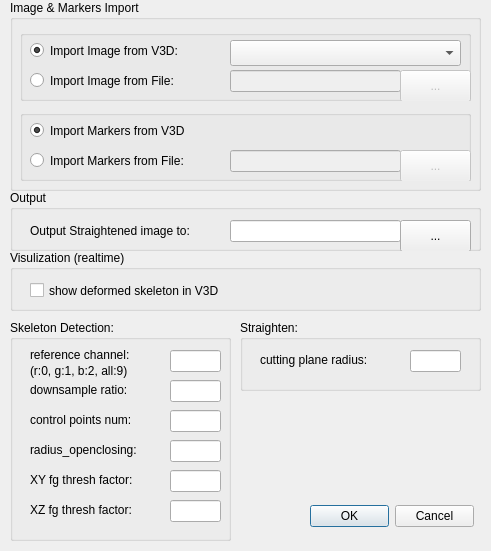
<?xml version="1.0" encoding="UTF-8"?>
<ui version="4.0">
 <class>ParaDialog</class>
 <widget class="QDialog" name="ParaDialog">
  <property name="enabled">
   <bool>true</bool>
  </property>
  <property name="geometry">
   <rect>
    <x>0</x>
    <y>0</y>
    <width>491</width>
    <height>551</height>
   </rect>
  </property>
  <property name="windowTitle">
   <string>C.elegans Straighten</string>
  </property>
  <widget class="QDialogButtonBox" name="buttonBox">
   <property name="geometry">
    <rect>
     <x>310</x>
     <y>500</y>
     <width>164</width>
     <height>32</height>
    </rect>
   </property>
   <property name="layoutDirection">
    <enum>Qt::LeftToRight</enum>
   </property>
   <property name="orientation">
    <enum>Qt::Horizontal</enum>
   </property>
   <property name="standardButtons">
    <set>QDialogButtonBox::Cancel|QDialogButtonBox::Ok</set>
   </property>
  </widget>
  <widget class="QGroupBox" name="groupBox">
   <property name="geometry">
    <rect>
     <x>20</x>
     <y>30</y>
     <width>451</width>
     <height>71</height>
    </rect>
   </property>
   <property name="title">
    <string/>
   </property>
   <widget class="QRadioButton" name="radioButton_imgv3d">
    <property name="geometry">
     <rect>
      <x>10</x>
      <y>10</y>
      <width>201</width>
      <height>21</height>
     </rect>
    </property>
    <property name="text">
     <string>Import Image from V3D:</string>
    </property>
    <property name="checked">
     <bool>true</bool>
    </property>
   </widget>
   <widget class="QRadioButton" name="radioButton_imgfile">
    <property name="geometry">
     <rect>
      <x>10</x>
      <y>40</y>
      <width>201</width>
      <height>21</height>
     </rect>
    </property>
    <property name="text">
     <string>Import Image from File:</string>
    </property>
    <property name="checked">
     <bool>false</bool>
    </property>
   </widget>
   <widget class="QLineEdit" name="lineEdit_imfile">
    <property name="enabled">
     <bool>false</bool>
    </property>
    <property name="geometry">
     <rect>
      <x>210</x>
      <y>40</y>
      <width>171</width>
      <height>22</height>
     </rect>
    </property>
   </widget>
   <widget class="QComboBox" name="comboBox_imgv3d">
    <property name="enabled">
     <bool>true</bool>
    </property>
    <property name="geometry">
     <rect>
      <x>210</x>
      <y>10</y>
      <width>231</width>
      <height>26</height>
     </rect>
    </property>
   </widget>
   <widget class="QPushButton" name="pushButton_imgfile">
    <property name="enabled">
     <bool>false</bool>
    </property>
    <property name="geometry">
     <rect>
      <x>380</x>
      <y>40</y>
      <width>71</width>
      <height>32</height>
     </rect>
    </property>
    <property name="text">
     <string>...</string>
    </property>
   </widget>
  </widget>
  <widget class="QGroupBox" name="groupBox_2">
   <property name="geometry">
    <rect>
     <x>20</x>
     <y>110</y>
     <width>451</width>
     <height>71</height>
    </rect>
   </property>
   <property name="title">
    <string/>
   </property>
   <widget class="QRadioButton" name="radioButton_markerv3d">
    <property name="enabled">
     <bool>true</bool>
    </property>
    <property name="geometry">
     <rect>
      <x>10</x>
      <y>10</y>
      <width>221</width>
      <height>21</height>
     </rect>
    </property>
    <property name="text">
     <string>Import Markers from V3D</string>
    </property>
    <property name="checked">
     <bool>true</bool>
    </property>
   </widget>
   <widget class="QRadioButton" name="radioButton_markerfile">
    <property name="geometry">
     <rect>
      <x>10</x>
      <y>40</y>
      <width>211</width>
      <height>21</height>
     </rect>
    </property>
    <property name="text">
     <string>Import Markers from File:</string>
    </property>
    <property name="checked">
     <bool>false</bool>
    </property>
   </widget>
   <widget class="QLineEdit" name="lineEdit_markerfile">
    <property name="enabled">
     <bool>false</bool>
    </property>
    <property name="geometry">
     <rect>
      <x>210</x>
      <y>40</y>
      <width>171</width>
      <height>22</height>
     </rect>
    </property>
   </widget>
   <widget class="QPushButton" name="pushButton_markerfile">
    <property name="enabled">
     <bool>false</bool>
    </property>
    <property name="geometry">
     <rect>
      <x>380</x>
      <y>40</y>
      <width>71</width>
      <height>32</height>
     </rect>
    </property>
    <property name="text">
     <string>...</string>
    </property>
   </widget>
  </widget>
  <widget class="QGroupBox" name="groupBox_3">
   <property name="geometry">
    <rect>
     <x>10</x>
     <y>0</y>
     <width>471</width>
     <height>191</height>
    </rect>
   </property>
   <property name="title">
    <string>Image &amp;&amp; Markers Import</string>
   </property>
  </widget>
  <widget class="QGroupBox" name="groupBox_4">
   <property name="geometry">
    <rect>
     <x>10</x>
     <y>320</y>
     <width>221</width>
     <height>221</height>
    </rect>
   </property>
   <property name="title">
    <string>Skeleton Detection:</string>
   </property>
   <widget class="QLineEdit" name="lineEdit_refchannel">
    <property name="geometry">
     <rect>
      <x>160</x>
      <y>30</y>
      <width>51</width>
      <height>22</height>
     </rect>
    </property>
   </widget>
   <widget class="QLabel" name="label_refchannel">
    <property name="geometry">
     <rect>
      <x>20</x>
      <y>25</y>
      <width>141</width>
      <height>20</height>
     </rect>
    </property>
    <property name="text">
     <string>reference channel:</string>
    </property>
   </widget>
   <widget class="QLabel" name="label_downsampleratio">
    <property name="geometry">
     <rect>
      <x>20</x>
      <y>60</y>
      <width>141</width>
      <height>20</height>
     </rect>
    </property>
    <property name="text">
     <string>downsample ratio:</string>
    </property>
   </widget>
   <widget class="QLabel" name="label_temperature_ini">
    <property name="geometry">
     <rect>
      <x>20</x>
      <y>90</y>
      <width>141</width>
      <height>20</height>
     </rect>
    </property>
    <property name="text">
     <string>control points num:</string>
    </property>
   </widget>
   <widget class="QLabel" name="label_temperature_min">
    <property name="geometry">
     <rect>
      <x>20</x>
      <y>120</y>
      <width>151</width>
      <height>20</height>
     </rect>
    </property>
    <property name="text">
     <string>radius_openclosing:</string>
    </property>
   </widget>
   <widget class="QLabel" name="label_annealingrate">
    <property name="geometry">
     <rect>
      <x>20</x>
      <y>150</y>
      <width>151</width>
      <height>20</height>
     </rect>
    </property>
    <property name="text">
     <string>XY fg thresh factor:</string>
    </property>
   </widget>
   <widget class="QLabel" name="label_iter_pertemp">
    <property name="geometry">
     <rect>
      <x>20</x>
      <y>180</y>
      <width>141</width>
      <height>20</height>
     </rect>
    </property>
    <property name="text">
     <string>XZ fg thresh factor:</string>
    </property>
   </widget>
   <widget class="QLineEdit" name="lineEdit_downsampleratio">
    <property name="geometry">
     <rect>
      <x>160</x>
      <y>60</y>
      <width>51</width>
      <height>22</height>
     </rect>
    </property>
   </widget>
   <widget class="QLineEdit" name="lineEdit_ctlpts_num">
    <property name="geometry">
     <rect>
      <x>160</x>
      <y>90</y>
      <width>51</width>
      <height>22</height>
     </rect>
    </property>
   </widget>
   <widget class="QLineEdit" name="lineEdit_radius_openclose">
    <property name="geometry">
     <rect>
      <x>160</x>
      <y>120</y>
      <width>51</width>
      <height>22</height>
     </rect>
    </property>
   </widget>
   <widget class="QLineEdit" name="lineEdit_fgthresh_xy">
    <property name="geometry">
     <rect>
      <x>160</x>
      <y>150</y>
      <width>51</width>
      <height>22</height>
     </rect>
    </property>
   </widget>
   <widget class="QLineEdit" name="lineEdit_fgthresh_xz">
    <property name="geometry">
     <rect>
      <x>160</x>
      <y>180</y>
      <width>51</width>
      <height>22</height>
     </rect>
    </property>
   </widget>
   <widget class="QLabel" name="label">
    <property name="geometry">
     <rect>
      <x>20</x>
      <y>41</y>
      <width>131</width>
      <height>20</height>
     </rect>
    </property>
    <property name="text">
     <string>(r:0, g:1, b:2, all:9)</string>
    </property>
   </widget>
  </widget>
  <widget class="QGroupBox" name="groupBox_5">
   <property name="geometry">
    <rect>
     <x>240</x>
     <y>320</y>
     <width>241</width>
     <height>71</height>
    </rect>
   </property>
   <property name="title">
    <string>Straighten:</string>
   </property>
   <widget class="QLabel" name="label_refchannel_2">
    <property name="geometry">
     <rect>
      <x>20</x>
      <y>30</y>
      <width>151</width>
      <height>20</height>
     </rect>
    </property>
    <property name="text">
     <string>cutting plane radius:</string>
    </property>
   </widget>
   <widget class="QLineEdit" name="lineEdit_radius_cuttingplane">
    <property name="geometry">
     <rect>
      <x>170</x>
      <y>30</y>
      <width>51</width>
      <height>22</height>
     </rect>
    </property>
   </widget>
  </widget>
  <widget class="QGroupBox" name="groupBox_8">
   <property name="geometry">
    <rect>
     <x>10</x>
     <y>190</y>
     <width>471</width>
     <height>61</height>
    </rect>
   </property>
   <property name="title">
    <string>Output</string>
   </property>
   <widget class="QLabel" name="label_12">
    <property name="geometry">
     <rect>
      <x>20</x>
      <y>30</y>
      <width>201</width>
      <height>21</height>
     </rect>
    </property>
    <property name="text">
     <string>Output Straightened image to:</string>
    </property>
   </widget>
   <widget class="QLineEdit" name="lineEdit_strimg_output">
    <property name="geometry">
     <rect>
      <x>220</x>
      <y>30</y>
      <width>171</width>
      <height>22</height>
     </rect>
    </property>
   </widget>
   <widget class="QPushButton" name="pushButton_strimg_output">
    <property name="geometry">
     <rect>
      <x>390</x>
      <y>30</y>
      <width>71</width>
      <height>32</height>
     </rect>
    </property>
    <property name="text">
     <string>...</string>
    </property>
   </widget>
  </widget>
  <widget class="QGroupBox" name="groupBox_9">
   <property name="geometry">
    <rect>
     <x>10</x>
     <y>250</y>
     <width>471</width>
     <height>61</height>
    </rect>
   </property>
   <property name="title">
    <string>Visulization (realtime)</string>
   </property>
   <widget class="QCheckBox" name="checkBox_showV3D_pts">
    <property name="geometry">
     <rect>
      <x>20</x>
      <y>30</y>
      <width>281</width>
      <height>21</height>
     </rect>
    </property>
    <property name="text">
     <string>show deformed skeleton in V3D</string>
    </property>
   </widget>
  </widget>
  <zorder>groupBox_3</zorder>
  <zorder>buttonBox</zorder>
  <zorder>groupBox</zorder>
  <zorder>groupBox_2</zorder>
  <zorder>groupBox_4</zorder>
  <zorder>groupBox_5</zorder>
  <zorder>groupBox_8</zorder>
  <zorder>groupBox_9</zorder>
 </widget>
 <resources/>
 <connections>
  <connection>
   <sender>buttonBox</sender>
   <signal>accepted()</signal>
   <receiver>ParaDialog</receiver>
   <slot>accept()</slot>
   <hints>
    <hint type="sourcelabel">
     <x>310</x>
     <y>500</y>
    </hint>
    <hint type="destinationlabel">
     <x>157</x>
     <y>274</y>
    </hint>
   </hints>
  </connection>
  <connection>
   <sender>buttonBox</sender>
   <signal>rejected()</signal>
   <receiver>ParaDialog</receiver>
   <slot>reject()</slot>
   <hints>
    <hint type="sourcelabel">
     <x>310</x>
     <y>500</y>
    </hint>
    <hint type="destinationlabel">
     <x>286</x>
     <y>274</y>
    </hint>
   </hints>
  </connection>
  <connection>
   <sender>radioButton_imgv3d</sender>
   <signal>toggled(bool)</signal>
   <receiver>comboBox_imgv3d</receiver>
   <slot>setEnabled(bool)</slot>
   <hints>
    <hint type="sourcelabel">
     <x>160</x>
     <y>49</y>
    </hint>
    <hint type="destinationlabel">
     <x>274</x>
     <y>44</y>
    </hint>
   </hints>
  </connection>
  <connection>
   <sender>radioButton_imgfile</sender>
   <signal>toggled(bool)</signal>
   <receiver>lineEdit_imfile</receiver>
   <slot>setEnabled(bool)</slot>
   <hints>
    <hint type="sourcelabel">
     <x>106</x>
     <y>85</y>
    </hint>
    <hint type="destinationlabel">
     <x>290</x>
     <y>84</y>
    </hint>
   </hints>
  </connection>
  <connection>
   <sender>radioButton_imgfile</sender>
   <signal>toggled(bool)</signal>
   <receiver>pushButton_imgfile</receiver>
   <slot>setEnabled(bool)</slot>
   <hints>
    <hint type="sourcelabel">
     <x>91</x>
     <y>85</y>
    </hint>
    <hint type="destinationlabel">
     <x>434</x>
     <y>95</y>
    </hint>
   </hints>
  </connection>
  <connection>
   <sender>radioButton_markerfile</sender>
   <signal>toggled(bool)</signal>
   <receiver>lineEdit_markerfile</receiver>
   <slot>setEnabled(bool)</slot>
   <hints>
    <hint type="sourcelabel">
     <x>200</x>
     <y>162</y>
    </hint>
    <hint type="destinationlabel">
     <x>230</x>
     <y>157</y>
    </hint>
   </hints>
  </connection>
  <connection>
   <sender>radioButton_markerfile</sender>
   <signal>toggled(bool)</signal>
   <receiver>pushButton_markerfile</receiver>
   <slot>setEnabled(bool)</slot>
   <hints>
    <hint type="sourcelabel">
     <x>138</x>
     <y>164</y>
    </hint>
    <hint type="destinationlabel">
     <x>420</x>
     <y>176</y>
    </hint>
   </hints>
  </connection>
 </connections>
</ui>
